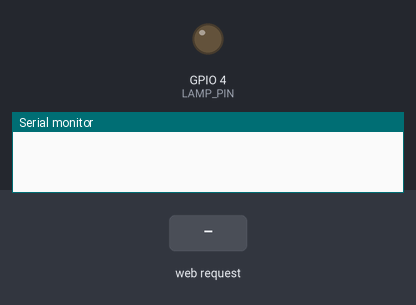
A sketch run on a simulated ESP8266 (NodeMCU). Shown: output pins drawn as LEDs (lit = HIGH), the last lines printed to the serial monitor. The inputs (shaded band) are chosen by the test bench.

Above: at 1.2 s.
1.3 s: HTTP request GET /sendcode?value=120 received
At 2.0 s:
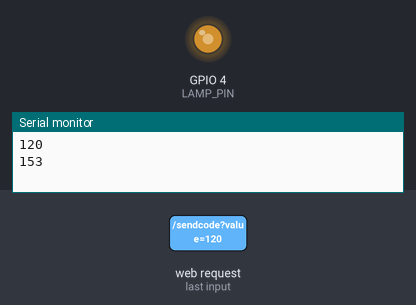
At 4.8 s:
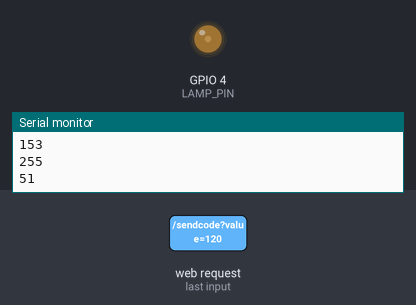
Timing chart, 0 to 6.3 s (numbered marks = the images above; inputs shaded):
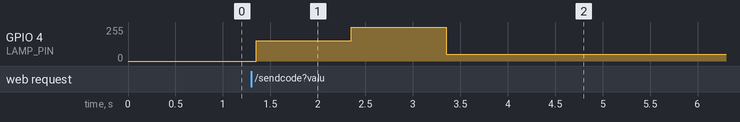

The sketch:

esp8266.ino
```cpp
#include <ESP8266WiFi.h>
#include <ESPAsyncTCP.h>
#include <ESPAsyncWebServer.h>

#define LAMP_PIN 4

// nazwa i hasło do accespointa
const char* ssid = "Opel Corso";
const char* password = "Maklowicz";

//kod html strony głównej
const char index_html[] PROGMEM = R"rawliteral(
<!DOCTYPE HTML><html>
<head>
    <meta name="viewport" content="width=device-width, initial-scale=1">
    <style>
        @keyframes gradient {
            0% {background-position: 0% 50%;}
            50% {background-position: 100% 50%;}
            100% {background-position: 0% 50%;}
        }
        html {
            font-family: Arial;
            display: flex;
            justify-content: center;
            align-items: center;
            height: 100vh;
            margin: 0;
            background: linear-gradient(-45deg, #ee7752, #e73c7e, #23a6d5, #23d5ab);
            background-size: 400% 400%;
            animation: gradient 15s ease infinite;
        }
        h1 {
            color: white;
            text-align: center;
            font-size: 3em;
        }
    </style>
</head>
<body>
    <h1>Arduining</h1>
</body>
</html>)rawliteral";

volatile bool flagey = false;
String codens;

AsyncWebServer server(80);

void setup() {

  Serial.begin(9600);

  pinMode(LAMP_PIN, OUTPUT);

  //ustawienia accesspointu o nazwie ustalonej na początku
  WiFi.softAP(ssid, password);

  IPAddress IP = WiFi.softAPIP();

  //strona główna
  server.on("/", HTTP_GET, [](AsyncWebServerRequest* request) {
    request->send_P(200, "text/html", index_html);
  });

  //przesyłanie kodu odbywa się tutaj za pomocą /sendcode?value=$kod
  server.on("/sendcode", HTTP_GET, [](AsyncWebServerRequest* request) {
    if (request->hasParam("value")) {
      String code = request->getParam("value")->value();
      Serial.println(code);
      codens = code;
      flagey = true;
    }
    request->send(200, "text/plain", "OK");
  });

  server.begin();
}

//jeśli ustawiona jest flaga mówiąca o tym że odebrano sygnał wywołujemy funkcję process i resetujemy flagę

void loop() {
  if (flagey) {
    process(codens);
    flagey = false;
  }
}

// 1: 0.1833 V - 0.55 V
// 2: 0.55 V - 0.9167 V
// 3: 0.9167 V - 1.2833 V
// 4: 1.2833 V - 1.65 V
// 5: 1.65 V - 2.0167 V
// 6: 2.0167 V - 2.3833 V
// 7: 2.3833 V - 2.75 V
// 8: 2.75 V - 3.1167 V
// 9: 3.1167 V - 3.3 V

void process(String code) {
  for (int i = 0; i < code.length(); i++) {
    char chr = code[i];
    int digit = code[i] - '0';
    float voltage = (digit + 0.5) / 10;
    int analogValue = voltage * 1023;
    Serial.println(analogValue);
    analogWrite(LAMP_PIN, analogValue);
    delay(1000);
  }
}
```

Measured:
- after the input at 1.3 s, GPIO 4 (LAMP_PIN): 0/255 → 153/255 after 0.05 s, → 255/255 1.0 s later, → 51/255 1.0 s later
